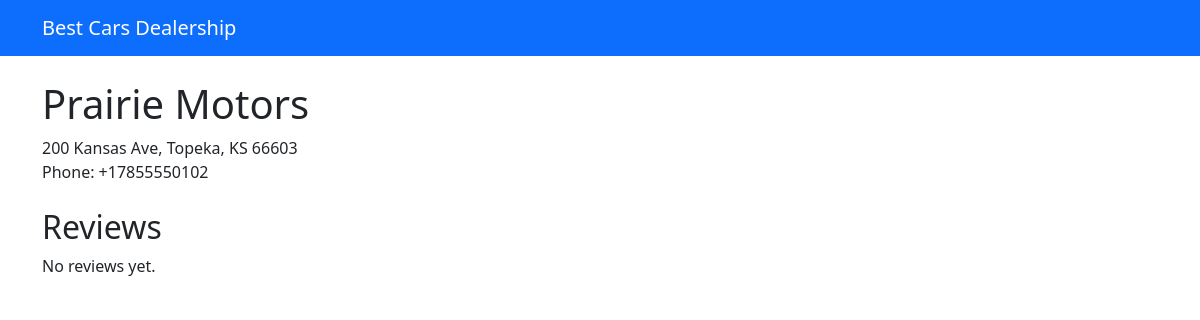
Screenshot of /dealer/2/ with the database file from the repository.
### djangoapp/models.py (models this page shows, shortened)
class Dealer(models.Model):
    name = models.CharField(max_length=100)
    short_name = models.CharField(max_length=50, default='')
    full_name = models.CharField(max_length=150, default='')
    city = models.CharField(max_length=100, default='')
    state = models.CharField(max_length=2, default='')
    address = models.CharField(max_length=200, default='')
    zip_code = models.CharField(max_length=10, default='')
    phone = models.CharField(max_length=20, default='')
    lat = models.FloatField(default=0.0)
    long = models.FloatField(default=0.0)

### djangoapp/views.py (the view)
# urls.py: path('dealer/<int:dealer_id>/', views.dealer_detail, name='dealer_detail'),
def dealer_detail(request, dealer_id):
    dealer = get_object_or_404(Dealer, pk=dealer_id)
    reviews = dealer.review_set.order_by('-created_at')
    return render(request, 'djangoapp/dealer_detail.html', {'dealer': dealer, 'reviews': reviews})

### djangoapp/templates/djangoapp/dealer_detail.html (shortened to what this page needs)
<!DOCTYPE html>
<html lang="en">
<head>
  <link href="https://cdn.jsdelivr.net/npm/bootstrap@5.3.3/dist/css/bootstrap.min.css" rel="stylesheet" />
</head>
<body>
  <nav class="navbar navbar-dark bg-primary">
    <div class="container">
      <a class="navbar-brand" href="/">Best Cars Dealership</a>
    </div>
  </nav>
  <div class="container mt-4">
    <h1>{{ dealer.name }}</h1>
    <p>{{ dealer.address }}, {{ dealer.city }}, {{ dealer.state }} {{ dealer.zip_code }}<br />Phone: {{ dealer.phone }}</p>
    <h2 class="mt-4">Reviews</h2>
    {% for review in reviews %}
    <div class="card my-2">
      <div class="card-body">
        <p>
          {% if review.sentiment == 'positive' %}
          <img src="/static/images/positive.svg" alt="positive sentiment" width="36" height="36" />
          {% elif review.sentiment == 'negative' %}
          <img src="/static/images/negative.svg" alt="negative sentiment" width="36" height="36" />
          {% else %}
          <img src="/static/images/neutral.svg" alt="neutral sentiment" width="36" height="36" />
          {% endif %}
          {{ review.content }}
        </p>
        <p><small>by {{ review.user.username }} | rating {{ review.rating }}/5 |
          sentiment: <strong>{{ review.sentiment }}</strong></small></p>
      </div>
    </div>
    {% empty %}
    <p>No reviews yet.</p>
    {% endfor %}
  </div>
</body>
</html>

### rows the page displays
Dealer: name "Prairie Motors", address "200 Kansas Ave", city "Topeka", state "KS", zip_code "66603", phone "+17855550102"
